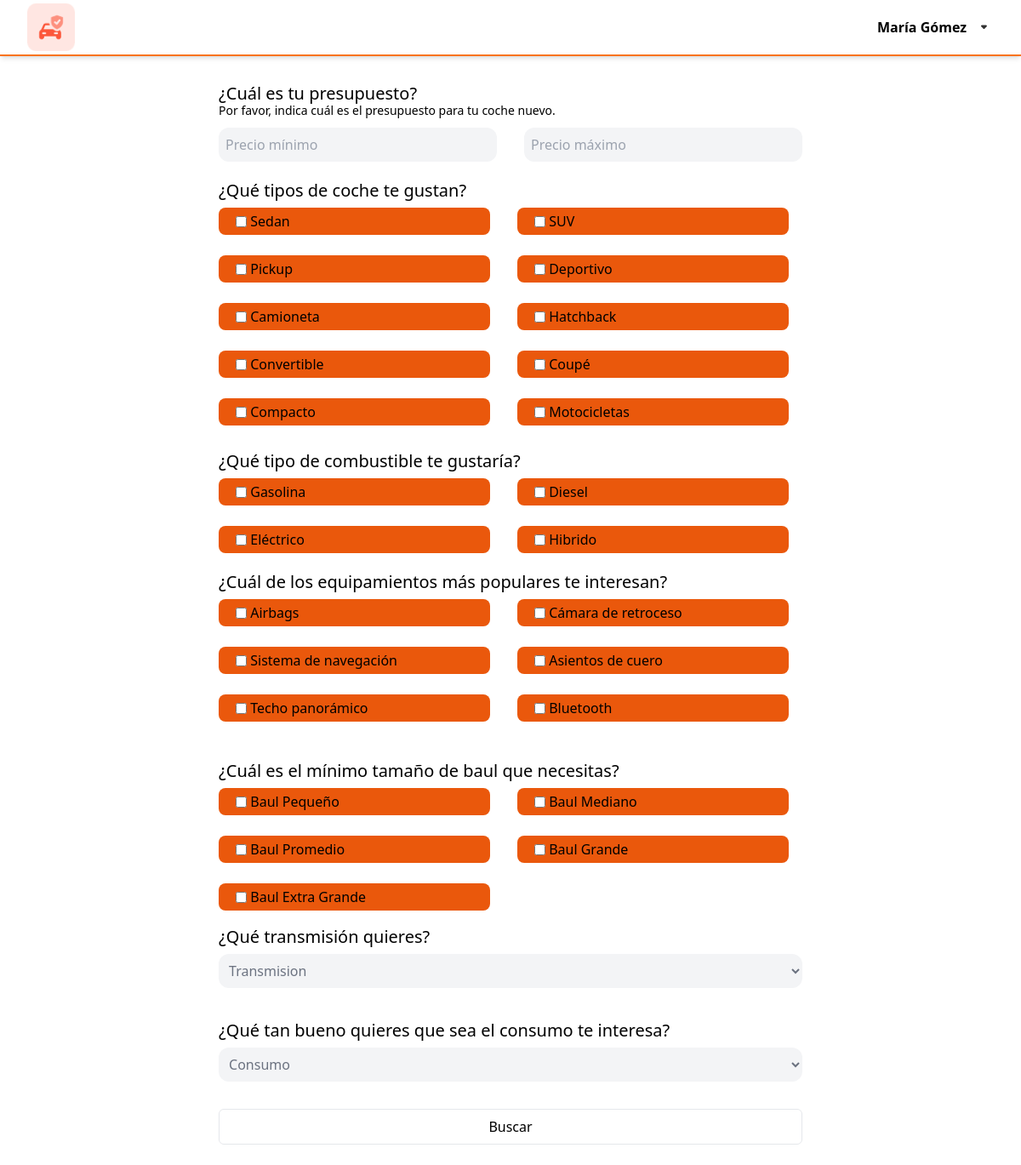
Screenshot of /pages/busquedaasist.php (signed in) with the database file from the repository.
### tables this page shows
CREATE TABLE `vehiculo_categoria` (
  `idVehiculo_Categoria` int(11) NOT NULL,
  `nombre_Categoria` varchar(45) NOT NULL
);

CREATE TABLE `combustible` (
  `idcombustible` int(11) NOT NULL,
  `descripcionCb` varchar(25) NOT NULL
);

CREATE TABLE `vehiculo_caracteristicas` (
  `idVehiculo_Caracteristicas` int(11) NOT NULL,
  `Vehiculo_Caracteristica` varchar(45) NOT NULL
);

CREATE TABLE `tamanobaul` (
  `idTamanoBaul` int(1) NOT NULL,
  `descripBaul` varchar(50) NOT NULL,
  `capacidadMinBaul` int(10) NOT NULL,
  `capacidadMaxBaul` int(10) NOT NULL
);

### pages/busquedaasist.php (the view, shortened to what this page needs)
<?php session_start();
require("../php/connection.php");
$categoria = $mysqli->query("SELECT * FROM `vehiculo_categoria`");
$combustible = $mysqli->query("SELECT * FROM `combustible`");
$caracteristicas = $mysqli->query("SELECT * FROM `vehiculo_caracteristicas`");
$capacidadbaul = $mysqli->query("SELECT * FROM `tamanobaul`");
?>
<!DOCTYPE html>
<html lang="en">
    <head>
        <link href="../css/output.css" rel="stylesheet">
        <link href="../css/input.css" rel="stylesheet">
    </head>
    <body>
        <div class="w-screen">
            <?php include "./nav.php" ?>
            <div class="flex flex-col gap-8" style="justify-content: center; align-items: center; width: 100vw; padding-top: 20px;">
                <form action="../php/busquedasugerencias.php" method="post" class="mt-14 p-6">
                    <label for="make" class="block text-sm font-medium text-gray-700 text-24px" style="font-size: 20px;">¿Cuál es tu presupuesto?</label>
                    <label for="make" class="mb-6 block text-sm font-medium text-gray-700" style="margin-bottom: 10px;">Por favor, indica cuál es el presupuesto para tu coche nuevo.</label>
                    <div class="grid grid-cols-2 gap-8">
                        <label>
                            <input type="number" name="precio_min" placeholder="Precio mínimo">
                        </label>
                        <label>
                            <input type="number" name="precio_max" placeholder="Precio máximo">
                        </label>
                    </div>
                    <label for="make" class="mt-6 block text-sm font-medium text-gray-700 text-24px textSZ">¿Qué tipos de coche te gustan?</label>
                    <div class="grid grid-cols-2 gap-6 gap-x-8 h-75 pr-4 text-orange">
                    <?php
                        if ($categoria) {
                            if ($categoria->num_rows > 0) {
                                while ($datos = $categoria->fetch_assoc()) {
                                ?>
                                    <label class="bg-orange-600 rounded-lg p-1 ps-5 flex items-center h-fit">
                                        <input type="checkbox" name="tipo_vehiculo[]" value="<?php echo $datos['idVehiculo_Categoria'] ?>">&nbsp;<?php echo $datos['nombre_Categoria'] ?>
                                    </label>
                                <?php
                                }
                            }
                            } else {
                                echo "<option >Error executing the query: " . $mysqli->error . "</option>";
                            }
                    ?>
                    </div>
                    <label for="make" class="mt-8 block text-sm font-medium text-gray-700 text-24px textSZ">¿Qué tipo de combustible te gustaría?</label>
                    <div class="grid grid-cols-2 gap-6 gap-x-8 h-20 pr-4 text-orange">
                    <?php
                        if ($combustible) {
                            if ($combustible->num_rows > 0) {
                                while ($datos = $combustible->fetch_assoc()) {
                                ?>
                                    <label class="bg-orange-600 rounded-lg p-1 ps-5 flex items-center h-fit">
                                        <input type="checkbox" name="tipo_combustible[]" value="<?php echo $datos['idcombustible'] ?>">&nbsp;<?php echo $datos['descripcionCb'] ?>
                                    </label>
                                <?php
                                }
                            }
                            } else {
                                echo "<option >Error executing the query: " . $mysqli->error . "</option>";
                            }
                    ?>
                    </div>
                    <label for="make" class="mt-8 block text-sm font-medium text-gray-700 text-24px textSZ">¿Cuál de los equipamientos más populares te interesan?</label>
                    <div class="grid grid-cols-2 gap-6 gap-x-8 h-40 pr-4 text-orange" style="overflow-y: scroll;">
                    <?php
                        if ($caracteristicas) {
                            if ($caracteristicas->num_rows > 0) {
                                while ($datos = $caracteristicas->fetch_assoc()) {
                                ?>
                                    <label class="bg-orange-600 rounded-lg p-1 ps-5 flex items-center h-fit">
                                        <input type="checkbox" name="caracteristicas[]" value="<?php echo $datos['idVehiculo_Caracteristicas'] ?>">&nbsp;<?php echo $datos['Vehiculo_Caracteristica'] ?>
                                    </label>
                                <?php
                                }
                            }
                            } else {
                                echo "<option >Error executing the query: " . $mysqli->error . "</option>";
                            }
                    ?>
                    </div>
                    <label for="make" class="mt-8 block text-sm font-medium text-gray-700 text-24px textSZ">¿Cuál es el mínimo tamaño de baul que necesitas?</label>
                    <div class="grid grid-cols-2 gap-6 gap-x-8 h-20 pr-4 text-orange">
                    <?php
                        if ($capacidadbaul) {
                            if ($capacidadbaul->num_rows > 0) {
                                while ($datos = $capacidadbaul->fetch_assoc()) {
                                ?>
                                    <label class="bg-orange-600 rounded-lg p-1 ps-5 flex items-center h-fit">
                                        <input type="checkbox" name="tamano_bahul[]" value="<?php echo $datos['idTamanoBaul'] ?>">&nbsp;<?php echo $datos['descripBaul'] ?>
                                    </label>
                                <?php
                                }
                            }
                            } else {
                                echo "<option >Error executing the query: " . $mysqli->error . "</option>";
                            }
                    ?>
                    </div>
                    <div style="margin-top: 85px;;">
                        <label for="transmission" class="block text-sm font-medium text-gray-700 textSZ">¿Qué transmisión quieres?</label>
                        <select id="transmision" onchange="updateTransmision()" name="transmision" placeholder="transmision">
                                        <option value="" selected>Transmision</option>
                                    </select>
                    </div>
                    <div style="margin-top: 40px;;">
                        <label for="consumo" class="block text-sm font-medium text-gray-700 textSZ">¿Qué tan bueno quieres que sea el consumo te interesa?</label>
                        <select id="consumo" onchange="updateConsumo()" name="consumo" placeholder="consumo">
                                        <option value="" selected>Consumo</option>
                                    </select>
                    </div>
                    <button type="submit" class="mt-8 w-full inline-flex justify-center rounded-md border border-transparent shadow-sm px-4 py-2 bg-indigo-600 text-base font-medium text-black hover:bg-indigo-700 focus:outline-none focus:ring-2 focus:ring-offset-2 focus:ring-indigo-500 sm:w-auto sm:text-sm">
                        Buscar
                    </button>
                </form>
            </div>
        </div>
    </body>
</html>

### css/input.css (style rules this page uses)
textarea,select,input { @apply bg-gray-100; @apply rounded-xl; @apply p-2; @apply text-gray-500; @apply custom-number-input; }
textarea,select,input:not([type="checkbox"],[type="radio"]) { @apply outline-none; @apply w-full; }
a,button { @apply hover:bg-orange-700; }

### pages/busquedaasist.php (style rules this page uses)
.textSZ { font-size: 20px; margin-bottom: 10px; }

### rows the page displays
vehiculo_categoria: nombre_Categoria "Sedan"
vehiculo_categoria: nombre_Categoria "SUV"
vehiculo_categoria: nombre_Categoria "Pickup"
vehiculo_categoria: nombre_Categoria "Deportivo"
vehiculo_categoria: nombre_Categoria "Camioneta"
vehiculo_categoria: nombre_Categoria "Hatchback"
vehiculo_categoria: nombre_Categoria "Convertible"
vehiculo_categoria: nombre_Categoria "Coupé"
vehiculo_categoria: nombre_Categoria "Compacto"
vehiculo_categoria: nombre_Categoria "Motocicletas"
combustible: descripcionCb "Gasolina"
combustible: descripcionCb "Diesel"
combustible: descripcionCb "Eléctrico"
combustible: descripcionCb "Hibrido"
vehiculo_caracteristicas: Vehiculo_Caracteristica "Airbags"
vehiculo_caracteristicas: Vehiculo_Caracteristica "Cámara de retroceso"
vehiculo_caracteristicas: Vehiculo_Caracteristica "Sistema de navegación"
vehiculo_caracteristicas: Vehiculo_Caracteristica "Asientos de cuero"
vehiculo_caracteristicas: Vehiculo_Caracteristica "Techo panorámico"
vehiculo_caracteristicas: Vehiculo_Caracteristica "Bluetooth"
tamanobaul: descripBaul "Baul Pequeño"
tamanobaul: descripBaul "Baul Mediano"
tamanobaul: descripBaul "Baul Promedio"
tamanobaul: descripBaul "Baul Grande"
tamanobaul: descripBaul "Baul Extra Grande"

### other values shown
$nombre "María"
$apellido "Gómez"
